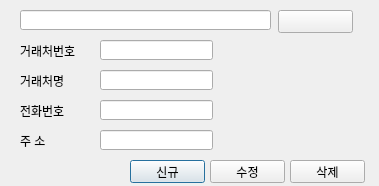
<?xml version="1.0" encoding="UTF-8"?>
<ui version="4.0">
 <class>Dialog</class>
 <widget class="QDialog" name="Dialog">
  <property name="geometry">
   <rect>
    <x>0</x>
    <y>0</y>
    <width>379</width>
    <height>186</height>
   </rect>
  </property>
  <property name="windowTitle">
   <string>거래처관리</string>
  </property>
  <widget class="QLabel" name="label_1">
   <property name="geometry">
    <rect>
     <x>20</x>
     <y>40</y>
     <width>81</width>
     <height>21</height>
    </rect>
   </property>
   <property name="text">
    <string>거래처번호</string>
   </property>
  </widget>
  <widget class="QLineEdit" name="lineEdit_1">
   <property name="geometry">
    <rect>
     <x>100</x>
     <y>40</y>
     <width>113</width>
     <height>20</height>
    </rect>
   </property>
  </widget>
  <widget class="QLabel" name="label_2">
   <property name="geometry">
    <rect>
     <x>20</x>
     <y>70</y>
     <width>81</width>
     <height>21</height>
    </rect>
   </property>
   <property name="text">
    <string>거래처명</string>
   </property>
  </widget>
  <widget class="QLabel" name="label_3">
   <property name="geometry">
    <rect>
     <x>20</x>
     <y>100</y>
     <width>81</width>
     <height>21</height>
    </rect>
   </property>
   <property name="text">
    <string>전화번호</string>
   </property>
  </widget>
  <widget class="QLabel" name="label_4">
   <property name="geometry">
    <rect>
     <x>20</x>
     <y>130</y>
     <width>81</width>
     <height>21</height>
    </rect>
   </property>
   <property name="text">
    <string>주 소</string>
   </property>
  </widget>
  <widget class="QLineEdit" name="lineEdit_2">
   <property name="geometry">
    <rect>
     <x>100</x>
     <y>70</y>
     <width>113</width>
     <height>20</height>
    </rect>
   </property>
  </widget>
  <widget class="QLineEdit" name="lineEdit_3">
   <property name="geometry">
    <rect>
     <x>100</x>
     <y>100</y>
     <width>113</width>
     <height>20</height>
    </rect>
   </property>
  </widget>
  <widget class="QLineEdit" name="lineEdit_4">
   <property name="geometry">
    <rect>
     <x>100</x>
     <y>130</y>
     <width>113</width>
     <height>20</height>
    </rect>
   </property>
  </widget>
  <widget class="QPushButton" name="pushButton_1">
   <property name="geometry">
    <rect>
     <x>130</x>
     <y>160</y>
     <width>75</width>
     <height>23</height>
    </rect>
   </property>
   <property name="text">
    <string>신규</string>
   </property>
  </widget>
  <widget class="QPushButton" name="pushButton_2">
   <property name="geometry">
    <rect>
     <x>210</x>
     <y>160</y>
     <width>75</width>
     <height>23</height>
    </rect>
   </property>
   <property name="text">
    <string>수정</string>
   </property>
  </widget>
  <widget class="QPushButton" name="pushButton_3">
   <property name="geometry">
    <rect>
     <x>290</x>
     <y>160</y>
     <width>75</width>
     <height>23</height>
    </rect>
   </property>
   <property name="text">
    <string>삭제</string>
   </property>
  </widget>
  <widget class="QPushButton" name="pushButton_4">
   <property name="geometry">
    <rect>
     <x>278</x>
     <y>10</y>
     <width>75</width>
     <height>23</height>
    </rect>
   </property>
   <property name="text">
    <string/>
   </property>
   <property name="icon">
    <iconset>
     <normaloff>search.png</normaloff>search.png</iconset>
   </property>
  </widget>
  <widget class="QLineEdit" name="lineEdit_5">
   <property name="geometry">
    <rect>
     <x>20</x>
     <y>10</y>
     <width>251</width>
     <height>20</height>
    </rect>
   </property>
  </widget>
 </widget>
 <resources/>
 <connections/>
</ui>
